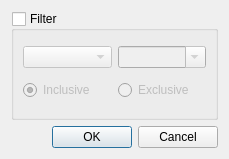
<?xml version="1.0" encoding="UTF-8"?>
<ui version="4.0">
 <class>DialogBuilderFilterDialog</class>
 <widget class="QWidget" name="DialogBuilderFilterDialog">
  <property name="geometry">
   <rect>
    <x>0</x>
    <y>0</y>
    <width>229</width>
    <height>159</height>
   </rect>
  </property>
  <property name="windowTitle">
   <string>Dialog Definition</string>
  </property>
  <layout class="QVBoxLayout" name="verticalLayout">
   <item>
    <widget class="QGroupBox" name="filterGroupBox">
     <property name="title">
      <string>Filter</string>
     </property>
     <property name="checkable">
      <bool>true</bool>
     </property>
     <property name="checked">
      <bool>false</bool>
     </property>
     <layout class="QVBoxLayout" name="verticalLayout_2">
      <item>
       <layout class="QHBoxLayout" name="horizontalLayout">
        <item>
         <widget class="QComboBox" name="typeComboBox"/>
        </item>
        <item>
         <widget class="QComboBox" name="valueComboBox">
          <property name="editable">
           <bool>true</bool>
          </property>
         </widget>
        </item>
       </layout>
      </item>
      <item>
       <layout class="QHBoxLayout" name="horizontalLayout_2">
        <item>
         <widget class="QRadioButton" name="inclusiveRadioButton">
          <property name="text">
           <string>Inclusive</string>
          </property>
          <property name="checked">
           <bool>true</bool>
          </property>
         </widget>
        </item>
        <item>
         <widget class="QRadioButton" name="exclusiveRadioButton">
          <property name="text">
           <string>Exclusive</string>
          </property>
         </widget>
        </item>
       </layout>
      </item>
     </layout>
    </widget>
   </item>
   <item>
    <widget class="QDialogButtonBox" name="buttonBox">
     <property name="standardButtons">
      <set>QDialogButtonBox::Cancel|QDialogButtonBox::Ok</set>
     </property>
    </widget>
   </item>
  </layout>
 </widget>
 <resources/>
 <connections/>
</ui>
